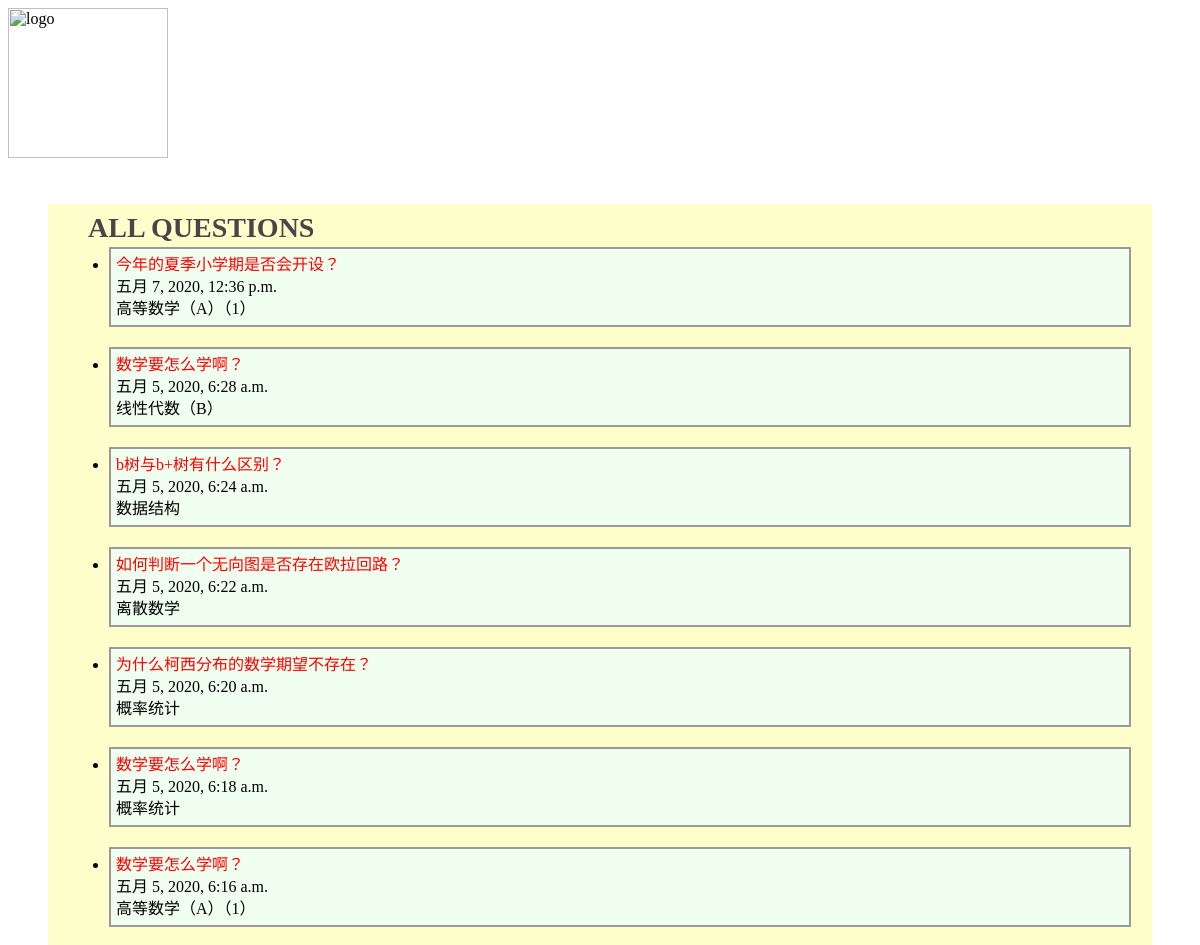
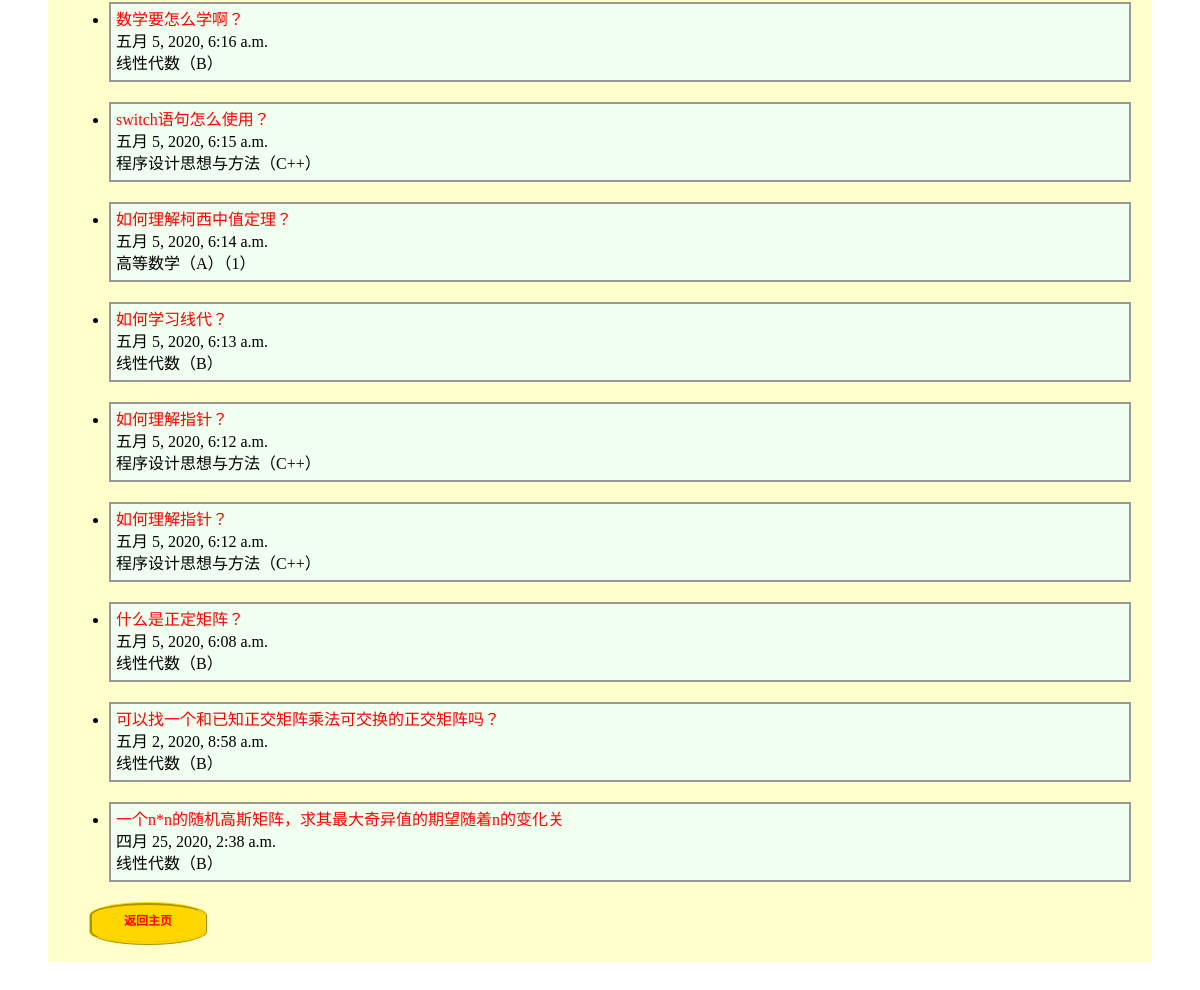
Page /qas_system/all_question/ on the committed database (2 pictures, top to bottom).
### qas_system/models.py (models this page shows, shortened)
class Question(models.Model):
    question_title = models.CharField(verbose_name='标题', max_length=30, blank=False)
    question_text = RichTextField(verbose_name='具体描述')
    question_subject = models.ForeignKey('Subject', verbose_name='科目', on_delete=models.CASCADE)
    pub_date = models.DateTimeField(auto_now=True, verbose_name='提问日期')
    page_views = models.IntegerField(default=0, verbose_name='浏览量')
    questioner = models.ForeignKey('User', verbose_name='提问者', on_delete=models.CASCADE)
    good_num = models.IntegerField(default=0, verbose_name='点赞量')

class Subject(models.Model):
    name = models.CharField(max_length=30, unique=True, verbose_name='科目名称')
    def __str__(self):
        return self.name

### qas_system/views.py (the view)
# urls.py: path('all_question/', views.all_question),  # 浏览所有问题 按照时间顺序排列
def all_question(request):
    all_question_list = Question.objects.all().order_by('-pub_date')
    return render(request, 'all_question.html', {'all_question_list': all_question_list})

### templates/all_question.html (shortened to what this page needs)
<html>
<head>
</head>
<body>
<div class="all">
        <div class="logo">
        <img src="logo.png" alt="logo" />
        </div>
<div class="main">
        <div class="questions">
            <dl>
                <dd>ALL QUESTIONS</dd>
            </dl>
        </div>
        <div class="question_xx">
                {% if all_question_list %}
                <ul>
                {% for question in all_question_list %}
                    <li> <div class="p1"> <a href="/qas_system/question/{{ question.id }}/">{{ question.question_title }}<br></a> </div>
                 <div class="p2">{{ question.pub_date }}<br></div>
                 <div class="p3">{{ question.question_subject }} </div> </li>
                {% endfor %}
                <div class="button"> <a href="/qas_system/", target="_self">返回主页</a> </div>
               </ul>
                {% else %}
              <p> 未找到结果, 点击下面的链接返回。</p>
                 <div class="button"> <a href="/qas_system/select/", target="_self">返回筛选页面</a> </div>
                <div class="button"> <a href="/qas_system/", target="_self">返回主页</a> </div>
                {% endif %}
        </div>
</div>
</body>
</html>

### templates/all_question.html (style rules this page uses)
body { background-size: 100%; }
.button { padding:6px; color: #428bca; text-align: center; vertical-align: middle; font-weight: 600; font-size:75% }
.button { background: gold; border: ridge gold; border-radius: 13em/3em; width: 100px; height: 25px; }
.all { margin:0 auto; }
.main { padding:30px; }
.questions { width:500px; margin:0px 0px; line-height:24px; padding-left:10px; }
.questions dl dd { float:left; color:#464646; font-size:28px; font-weight:bold; line-height:48px; }
.logo img { width:160px;height:150px }
a:link { text-decoration:none; color:red; }
.question_xx { background-color:#FFFFCC; margin:10px; padding:23px 1px 1px 1px; }
li { line-height:22px; border: solid 2px #999999; background-color:#F0FFF0; margin: 20px; padding:5px }

### rows in the picture
Question: question_title "今年的夏季小学期是否会开设？", pub_date "五月 7, 2020, 12:36 p.m.", question_subject "高等数学（A）（1）"
Question: question_title "数学要怎么学啊？", pub_date "五月 5, 2020, 6:28 a.m.", question_subject "线性代数（B）"
Question: question_title "b树与b+树有什么区别？", pub_date "五月 5, 2020, 6:24 a.m.", question_subject "数据结构"
Question: question_title "如何判断一个无向图是否存在欧拉回路？", pub_date "五月 5, 2020, 6:22 a.m.", question_subject "离散数学"
Question: question_title "为什么柯西分布的数学期望不存在？", pub_date "五月 5, 2020, 6:20 a.m.", question_subject "概率统计"
Question: question_title "数学要怎么学啊？", pub_date "五月 5, 2020, 6:18 a.m.", question_subject "概率统计"
Question: question_title "数学要怎么学啊？", pub_date "五月 5, 2020, 6:16 a.m.", question_subject "高等数学（A）（1）"
Question: question_title "数学要怎么学啊？", pub_date "五月 5, 2020, 6:16 a.m.", question_subject "线性代数（B）"
Question: question_title "switch语句怎么使用？", pub_date "五月 5, 2020, 6:15 a.m.", question_subject "程序设计思想与方法（C++）"
Question: question_title "如何理解柯西中值定理？", pub_date "五月 5, 2020, 6:14 a.m.", question_subject "高等数学（A）（1）"
Question: question_title "如何学习线代？", pub_date "五月 5, 2020, 6:13 a.m.", question_subject "线性代数（B）"
Question: question_title "如何理解指针？", pub_date "五月 5, 2020, 6:12 a.m.", question_subject "程序设计思想与方法（C++）"
Question: question_title "如何理解指针？", pub_date "五月 5, 2020, 6:12 a.m.", question_subject "程序设计思想与方法（C++）"
Question: question_title "什么是正定矩阵？", pub_date "五月 5, 2020, 6:08 a.m.", question_subject "线性代数（B）"
Question: question_title "可以找一个和已知正交矩阵乘法可交换的正交矩阵吗？", pub_date "五月 2, 2020, 8:58 a.m.", question_subject "线性代数（B）"
Question: question_title "一个n*n的随机高斯矩阵，求其最大奇异值的期望随着n的变化关", pub_date "四月 25, 2020, 2:38 a.m.", question_subject "线性代数（B）"
